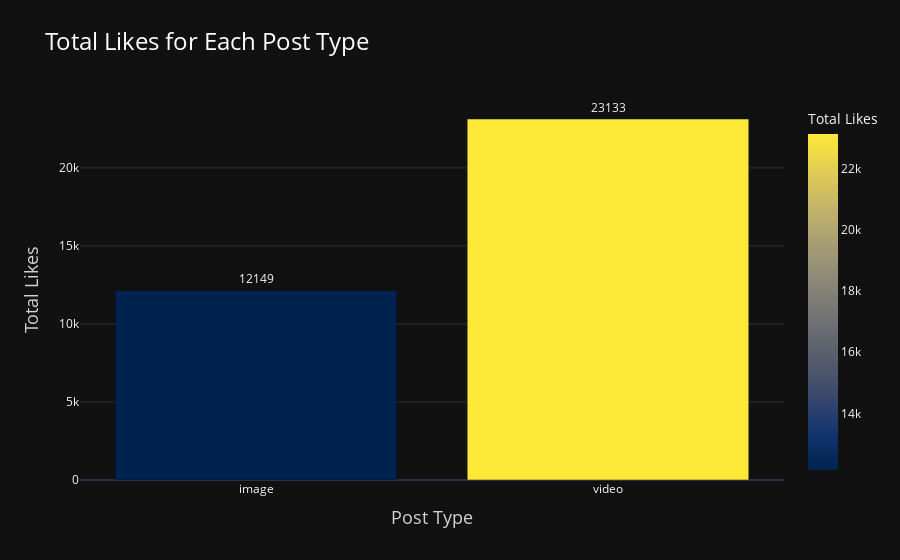

Source (notebook cell):
### Code cell
# Calculate total likes for each post type
total_likes_by_type = df.groupby('post_type')['likes'].sum().reset_index()

# Rename the columns for clarity
total_likes_by_type.columns = ['Post Type', 'Total Likes']

# Bar plot for total likes by post type
fig = px.bar(total_likes_by_type, x='Post Type', y='Total Likes', 
             title='Total Likes for Each Post Type',
             labels={'Total Likes': 'Total Likes', 'Post Type': 'Post Type'},
             color='Total Likes', color_continuous_scale='Cividis')

# Update layout for a dark theme
fig.update_layout(template='plotly_dark',
                  title_font=dict(size=24, color='white'),
                  xaxis_title_font=dict(size=18, color='lightgrey'),
                  yaxis_title_font=dict(size=18, color='lightgrey'),
                  legend_font=dict(size=16, color='white'))

# Add text on top of bars
fig.for_each_trace(lambda t: t.update(text=t.y, textposition='outside'))

# Show the plot
fig.show()

### Figure 1 — Plotly figure (JSON) as saved in the notebook; plotly's stock layout.template omitted (floating-point values rounded to 4 significant figures)
{"data": [{"alignmentgroup": "True", "hovertemplate": "Post Type=%{x}<br>Total Likes=%{marker.color}<extra></extra>", "legendgroup": "", "marker": {"color": [12149, 23133], "coloraxis": "coloraxis", "pattern": {"shape": ""}}, "name": "", "offsetgroup": "", "orientation": "v", "showlegend": false, "text": [12149, 23133], "textposition": "outside", "type": "bar", "x": ["image", "video"], "xaxis": "x", "y": [12149, 23133], "yaxis": "y"}], "layout": {"barmode": "relative", "coloraxis": {"colorbar": {"title": {"text": "Total Likes"}}, "colorscale": [[0, "#00224e"], [0.1111, "#123570"], [0.2222, "#3b496c"], [0.3333, "#575d6d"], [0.4444, "#707173"], [0.5556, "#8a8678"], [0.6667, "#a59c74"], [0.7778, "#c3b369"], [0.8889, "#e1cc55"], [1, "#fee838"]]}, "legend": {"font": {"color": "white", "size": 16}, "tracegroupgap": 0}, "title": {"font": {"color": "white", "size": 24}, "text": "Total Likes for Each Post Type"}, "xaxis": {"anchor": "y", "domain": [0, 1], "title": {"font": {"color": "lightgrey", "size": 18}, "text": "Post Type"}}, "yaxis": {"anchor": "x", "domain": [0, 1], "title": {"font": {"color": "lightgrey", "size": 18}, "text": "Total Likes"}}}}
